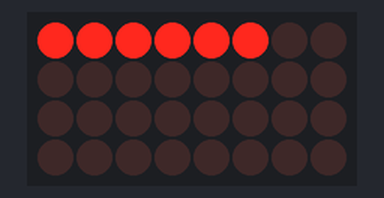
A sketch run on a simulated Arduino Uno, built with avr-gcc and run on an emulated ATmega328P. On the bench: 8×4 LED matrix. Wiring (inferred from the names in the program): LED cube drawn one layer per row (orientation assumed): layers pin 2, pin 3, pin 5, pin 6; columns pin 4, pin 7, pin 8, pin 9, pin 10, pin 11, pin 12, pin 13.

Above: at 0.37 s.
At 9.0 s:
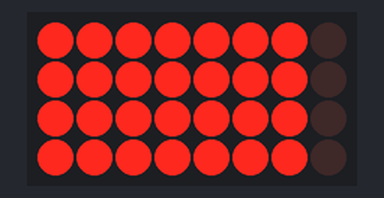
At 13.2 s:
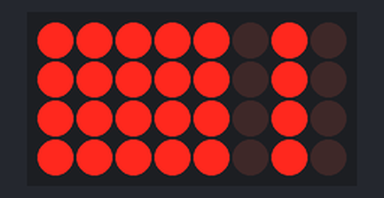
At 19.0 s:
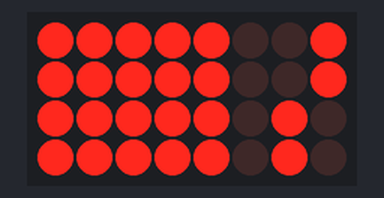
At 33.41 s:
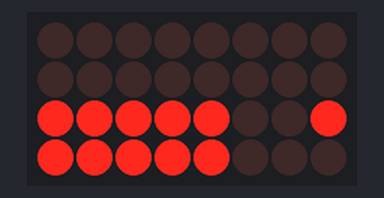
At 39.0 s:
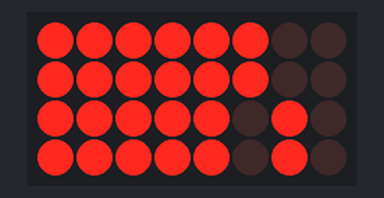

The sketch:

_3x3x3_Animations.ino
```cpp
/*
 *      x   x   x
 *      0   1   2
 *
 * y0   0 - 1 - 2
 *      |   |   |
 * y1   3 - 4 - 5
 *      |   |   |
 * y2   6 - 7 - 8
 *
 *      |---n---|
 *
 *    p = n * y + x
 */

// number of LEDs on one edge
#define EDGENUMBER 3
// height level pins, anode, HIGH
int lvl[EDGENUMBER] = {11, 12, 13};
// ground grid pins, cathode, LOW
int grd[EDGENUMBER*EDGENUMBER] = {2, 3, 4, 5, 6, 7, 8, 9, 10};

// functions
void reset(){
  for(int i = 0; i < EDGENUMBER; i++){
    digitalWrite(lvl[i], LOW);
    digitalWrite(grd[i], HIGH);
    digitalWrite(grd[i+EDGENUMBER], HIGH);
    digitalWrite(grd[i+2*EDGENUMBER], HIGH);
  }
}
void light(int x, int y, int z, int duration){
  // coordinate mapping
  int pos = EDGENUMBER * y + x;

  reset();

  // set LEDs
  digitalWrite(lvl[z], HIGH);
  digitalWrite(grd[pos], LOW);

  delay(duration);

  // specific reset
  digitalWrite(lvl[z], LOW);
  digitalWrite(grd[pos], HIGH);
}

void setup() {
  for(int i = 0; i < EDGENUMBER; i++){
    pinMode(lvl[i], OUTPUT);
    pinMode(grd[i], OUTPUT);
    pinMode(grd[i+EDGENUMBER], OUTPUT);
    pinMode(grd[i+2*EDGENUMBER], OUTPUT);
  }
  reset();
}

void loop(){
///* Cube in Cube
for(int j = 0; j < 5; j++){
  light(0, 0, 0, 500);
  for(int i = 0; i < 62; i++){
    light(0, 0, 0, 1);
    light(1, 0, 0, 1);
    light(0, 1, 0, 1);
    light(1, 1, 0, 1);

    light(0, 0, 1, 1);
    light(1, 0, 1, 1);
    light(0, 1, 1, 1);
    light(1, 1, 1, 1);
  }
  for(int i = 0; i < 18; i++){
    light(0, 0, 0, 1);
    light(1, 0, 0, 1);
    light(0, 1, 0, 1);
    light(1, 1, 0, 1);
    light(2, 0, 0, 1);
    light(0, 2, 0, 1);
    light(2, 2, 0, 1);
    light(2, 1, 0, 1);
    light(1, 2, 0, 1);

    light(0, 0, 1, 1);
    light(1, 0, 1, 1);
    light(0, 1, 1, 1);
    light(1, 1, 1, 1);
    light(2, 0, 1, 1);
    light(0, 2, 1, 1);
    light(2, 2, 1, 1);
    light(2, 1, 1, 1);
    light(1, 2, 1, 1);

    light(0, 0, 2, 1);
    light(1, 0, 2, 1);
    light(0, 1, 2, 1);
    light(1, 1, 2, 1);
    light(2, 0, 2, 1);
    light(0, 2, 2, 1);
    light(2, 2, 2, 1);
    light(2, 1, 2, 1);
    light(1, 2, 2, 1);
  }
  for(int i = 0; i < 62; i++){
    light(0, 0, 0, 1);
    light(1, 0, 0, 1);
    light(0, 1, 0, 1);
    light(1, 1, 0, 1);

    light(0, 0, 1, 1);
    light(1, 0, 1, 1);
    light(0, 1, 1, 1);
    light(1, 1, 1, 1);
  }
}
//*/
// /* Spinning Wheel
for(int f = 0; f < 5; f++){
  for(int i = 0; i < 55; i++){
    light(0, 0, 2, 1);
    light(1, 0, 2, 1);
    light(2, 0, 2, 1);

    light(0, 1, 1, 1);
    light(1, 1, 1, 1);
    light(2, 1, 1, 1);

    light(0, 2, 0, 1);
    light(1, 2, 0, 1);
    light(2, 2, 0, 1);
  }
  for(int i = 0; i < 55; i++){
    light(0, 0, 1, 1);
    light(1, 0, 1, 1);
    light(0, 1, 1, 1);

    light(1, 1, 1, 1);
    light(2, 0, 1, 1);
    light(0, 2, 1, 1);
     
    light(2, 2, 1, 1);
    light(2, 1, 1, 1);
    light(1, 2, 1, 1);
  }
  for(int i = 0; i < 55; i++){
    light(0, 0, 0, 1);
    light(1, 0, 0, 1);
    light(2, 0, 0, 1);

    light(0, 1, 1, 1);
    light(1, 1, 1, 1);
    light(2, 1, 1, 1);

    light(0, 2, 2, 1);
    light(1, 2, 2, 1);
    light(2, 2, 2, 1);
  }
  for(int i = 0; i < 55; i++){
    light(0, 1, 0, 1);
    light(1, 1, 0, 1);
    light(2, 1, 0, 1);

    light(0, 1, 1, 1);
    light(1, 1, 1, 1);
    light(2, 1, 1, 1);

    light(0, 1, 2, 1);
    light(1, 1, 2, 1);
    light(2, 1, 2, 1);
  }
}
// */
}
```

Measured:
- what the display in image 1 shows lasts 0.6 s, from 8.9 s to 9.5 s
- what the display in image 2 shows lasts 0.6 s, from 13.1 s to 13.7 s
